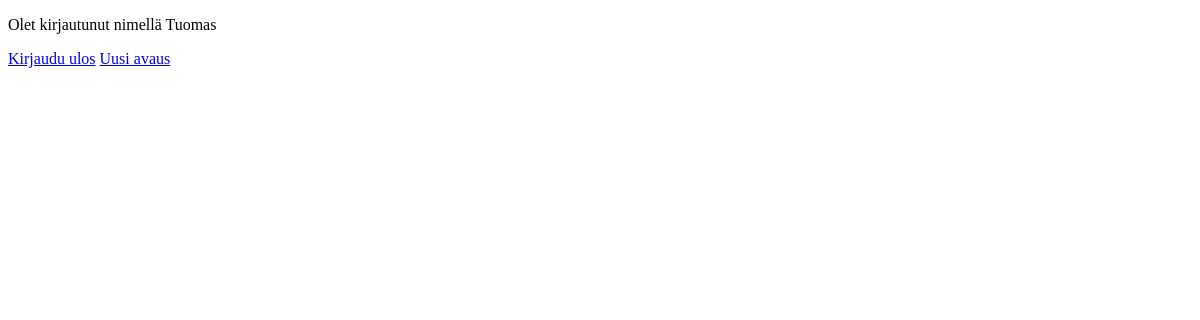
Page / (signed in) on the earlier database version.
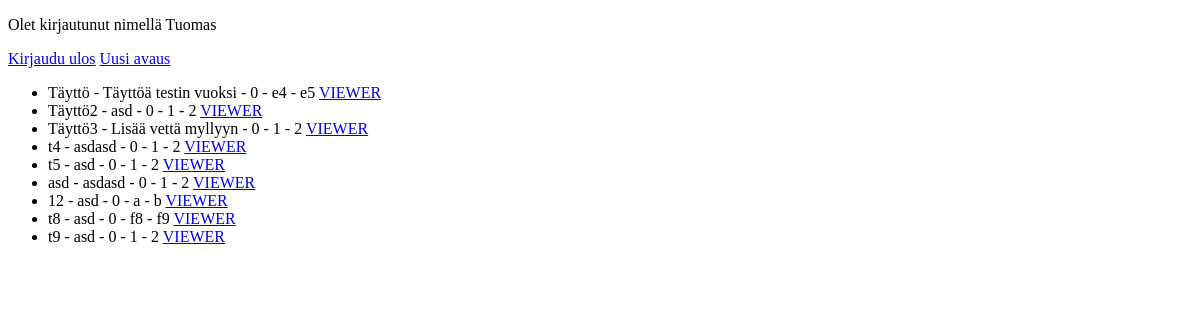
Same page on the later database version.
### tables this page shows
CREATE TABLE moves (
    id INTEGER PRIMARY KEY,
    avaus_id INTEGER NOT NULL,
    siirto_numero INTEGER NOT NULL,
    color TEXT CHECK (color IN ('white','black')),
    siirto TEXT NOT NULL,
    FOREIGN KEY (avaus_id) REFERENCES avaukset(id)
);

CREATE TABLE avaukset (
    id INTEGER PRIMARY KEY,
    nimi TEXT UNIQUE,
    kuvaus TEXT,
    eco_code Text,
    tykkaykset INTEGER,
    tekija TEXT
);

### app.py (the view)
@app.route("/")
def index():
    avaukset = siirrot_reader.hae_avauksia(0, 9)
    print(avaukset)
    return render_template("index.html", lista = avaukset)

### myapp/db.py (called while the page is built)
def get_connection():
    con = sqlite3.connect("database.db")
    con.execute("PRAGMA foreign_keys = ON")
    con.row_factory = sqlite3.Row
    return con

def query(sql, params=[]):
    con = get_connection()
    result = con.execute(sql, params).fetchall()
    con.close()
    return result

### myapp/siirrot_reader.py (called while the page is built)
def hae_avauksia(alku = 0, loppu = 9, jarjestus = "id"):
    sql = """SELECT a.id, a.nimi, a.kuvaus, a.tykkaykset, a.tekija, m.siirto AS move_1, m2.siirto AS move_2
        FROM avaukset AS a
        JOIN moves as m ON a.id = m.avaus_id AND m.siirto_numero = 1
        JOIN moves as m2 ON a.id = m2.avaus_id AND m2.siirto_numero = 2
        ORDER BY a.tykkaykset, a.id
        LIMIT ? OFFSET ?"""
    result = db.query(sql, [loppu, alku])
    lista = [dict(r) for r in result]
    return lista

### templates/index.html (shortened to what this page needs)
<!DOCTYPE html>
<html lang="en">
<html>
<head>
</head>
<body>
  {% if session.username %}
  <p>
    Olet kirjautunut nimellä {{ session.username }}
  </p>
  <p>
    <a href="/logout">Kirjaudu ulos</a>
    <a href="/new_item">Uusi avaus</a>
  </p>
<ul>
  {% for avaus in lista %}
    <li>{{ avaus["nimi"] }} - {{ avaus["kuvaus"] }} - {{ avaus["tykkaykset"] }} - {{avaus["move_1"]}} - {{avaus["move_2"]}}
        <a href = "{{ url_for('opening_detail', opening_id=avaus['id']) }}"> VIEWER </a>
    </li>
  {% endfor %}
</ul>
  {% endif %}
</body>
</html>

Differences in the rows shown:
added moves: nimi "Täyttö", kuvaus "Täyttöä testin vuoksi", tykkaykset "0", move_1 "e4", move_2 "e5"
added moves: nimi "Täyttö2", kuvaus "asd", tykkaykset "0", move_1 "1", move_2 "2"
added moves: nimi "Täyttö3", kuvaus "Lisää vettä myllyyn", tykkaykset "0", move_1 "1", move_2 "2"
added moves: nimi "t4", kuvaus "asdasd", tykkaykset "0", move_1 "1", move_2 "2"
added moves: nimi "t5", kuvaus "asd", tykkaykset "0", move_1 "1", move_2 "2"
added moves: nimi "asd", kuvaus "asdasd", tykkaykset "0", move_1 "1", move_2 "2"
added moves: nimi "12", kuvaus "asd", tykkaykset "0", move_1 "a", move_2 "b"
added moves: nimi "t8", kuvaus "asd", tykkaykset "0", move_1 "f8", move_2 "f9"
added moves: nimi "t9", kuvaus "asd", tykkaykset "0", move_1 "1", move_2 "2"
